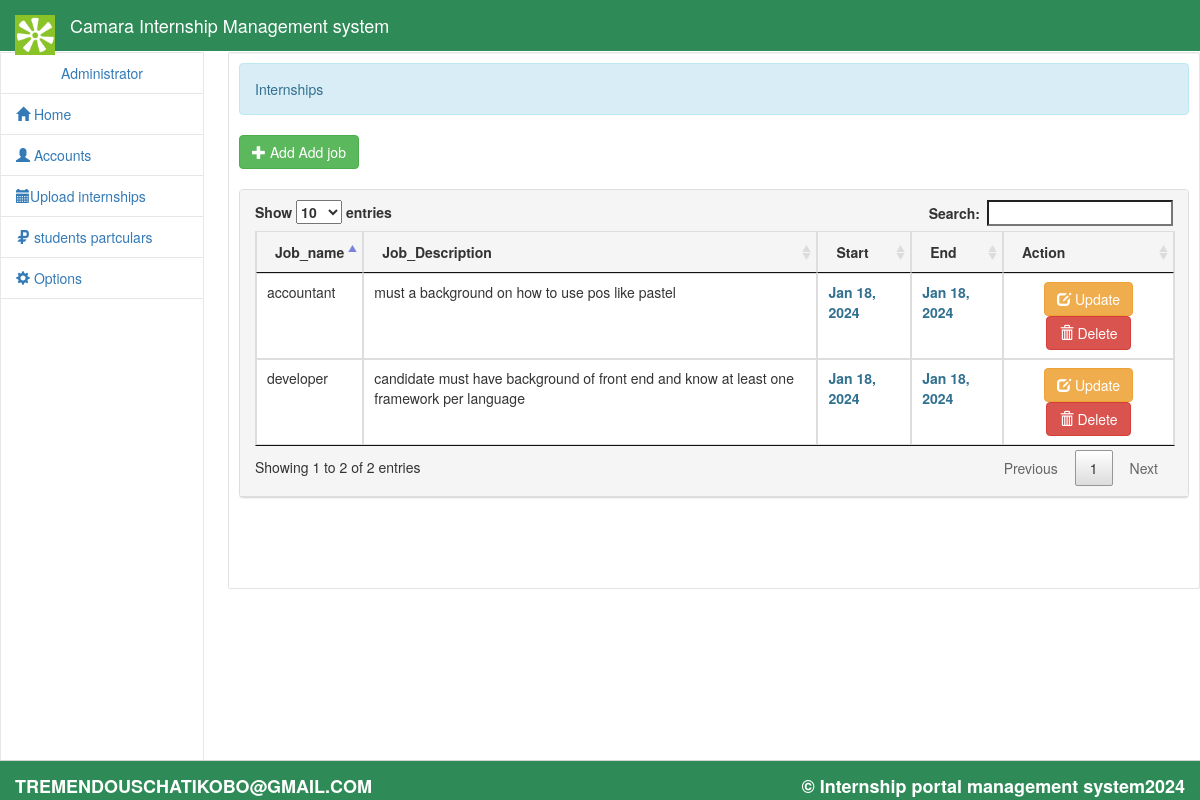
The app's page /admin/activity.php (signed in) with its own data.
### tables this page shows
CREATE TABLE `activity` (
  `activity_id` int(11) NOT NULL,
  `title` varchar(50) NOT NULL,
  `description` text NOT NULL,
  `start` varchar(10) NOT NULL,
  `end` varchar(10) NOT NULL,
  `month` varchar(8) NOT NULL,
  `year` varchar(5) NOT NULL
);

### admin/activity.php (the view, shortened to what this page needs)
<!DOCTYPE html>
<html lang = "eng">
	<head>
		<link rel = "stylesheet" type = "text/css" href = "../css/bootstrap.css" />
		<link rel = "stylesheet" type = "text/css" href = "../css/style.css" />
		<link rel = "stylesheet" type = "text/css" href = "../css/jquery-ui.css" />
		<link rel = "stylesheet" type = "text/css" href = "../css/jquery.dataTables.css" />
	</head>
<body>
<?php include'head.php'?>
<?php include 'sidebar.php'?>
		<div id = "sidecontent" class = "well pull-right">
			<div class = "alert alert-info">Internships</div>
			<button type = "button" id = "add_activity" class = "btn btn-success"><span class = "glyphicon glyphicon-plus"></span> Add Add job</button>
			<br />
			<br />
			<div id = "act_table" class = "panel panel-default">
				<div  class = " panel-heading">
					<table id = "table" class = "table table-bordered">
						<thead>
							<tr>
								<th>Job_name</th>
								<th>Job_Description</th>
								<th>Start</th>
								<th>End</th>
								<th>Action</th>
							</tr>
						</thead>
						<tbody>
							<?php
							$act_query = $conn->query("SELECT * FROM `activity`") or die($conn->error);
							while($act_fetch = $act_query->fetch_array()){
							?>
							<tr>
								<td><?php echo $act_fetch['title']?></td>
								<td><?php echo $act_fetch['description']?></td>
								<td><?php echo "<label class = 'text-info'>".date("M d, Y", strtotime($act_fetch['start']))."</label>"?></td>
								<td><?php echo "<label class = 'text-info'>".date("M d, Y", strtotime($act_fetch['end']))."</label>"?></td>
								<td><center><a href = "edit_activity.php?activity_id=<?php echo $act_fetch['activity_id']?>" class = "btn btn-warning"><span class=  "glyphicon glyphicon-edit"></span> Update</a> <a href = "#" data-toggle = "modal" data-target = "#delete_activity" name = "<?php echo $act_fetch['activity_id']?>" class = "btn btn-danger activity_id"><span class=  "glyphicon glyphicon-trash"></span> Delete</a></center></td>
							</tr>
							<?php
								}
							?>
						</tbody>
					</table>
				</div>
			</div>
		<br /><br /><br />
		</div>
	<br />
	<br />
	<br />
	<br />
	<br />
	<br />
	<br />
	<br />
	<br />
	<nav class = "navbar-default" id = "footer">
		<label class = "navbar-brand pull-right">&copy; Internship portal management system<?php echo date('Y', strtotime('+8 HOURS'))?></label>
		<label class = "navbar-brand ">TREMENDOUSCHATIKOBO@GMAIL.COM</label>
	</nav>
</body>
</html>

### admin/sidebar.php (shortened to what this page needs)
<div id = "sidebar">
	<ul id = "menu" class = "nav menu">
		<li>
			<a>
				<?php
					require_once '../connect.php';
					$q_admin_side = $conn->query("SELECT * FROM `admin` WHERE `admin_id` = '$_SESSION[admin_id]'") or die($conn->error);
					$f_admin_side = $q_admin_side->fetch_array();
					echo "<center>".$f_admin_side['name']."</center>";
				?>
			</a>
		</li>
		<li><a href = "home.php"><i class = "glyphicon glyphicon-home"></i> Home</a></li>
		<li><a href = ""><i class = "glyphicon glyphicon-user"></i> Accounts</a>
		</li>
		<li><a href = "activity.php"><i class = "glyphicon glyphicon-calendar"></i>Upload internships</a></li>
		<li><a href = "student.php"><i class = "glyphicon glyphicon-ruble"></i> students partculars</a></li>
		<li><a href = ""><i class = "glyphicon glyphicon-cog"></i> Options</a>
		</li>
	</ul>
</div>

### css/style.css (style rules this page uses)
body { background:url('../images/background.jpg') no-repeat; }
#footer { height:40px; width:100%; filter: none; border: 1px solid #D5D5D5; position: fixed; right: 0; left: 0; z-index: 1030; bottom: 0; border-width: 1px 0 0; }
#sidebar { top:52px; width:17%; position:fixed; height:100%; border:1px solid #e7e7e7; background-color:#fff; }
#sidecontent { width:81%; word-wrap:break-word; margin-top:52px; background-color:rgba(255, 255, 255, 0.8); padding:10px; border-radius:2px; }
.menu li { border-bottom:1px solid #E7E7E7; }

### records on screen
activity: title "accountant", description "must a background on how to use pos like pastel", start "Jan 18, 2024", end "Jan 18, 2024"
activity: title "developer", description "candidate must have background of front end and know at least one framework per language", start "Jan 18, 2024", end "Jan 18, 2024"

### other values on screen
$f_admin_side['name'] "Administrator"
